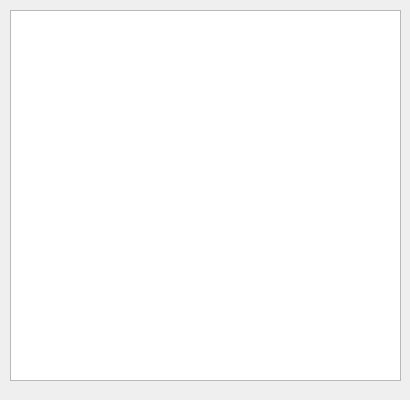
<?xml version="1.0" encoding="UTF-8"?>
<ui version="4.0">
 <class>FileViewer</class>
 <widget class="QDialog" name="FileViewer">
  <property name="geometry">
   <rect>
    <x>0</x>
    <y>0</y>
    <width>410</width>
    <height>400</height>
   </rect>
  </property>
  <property name="windowTitle">
   <string>Dialog</string>
  </property>
  <widget class="QListWidget" name="ListWidgetFile">
   <property name="geometry">
    <rect>
     <x>10</x>
     <y>10</y>
     <width>391</width>
     <height>371</height>
    </rect>
   </property>
  </widget>
 </widget>
 <resources/>
 <connections/>
</ui>
